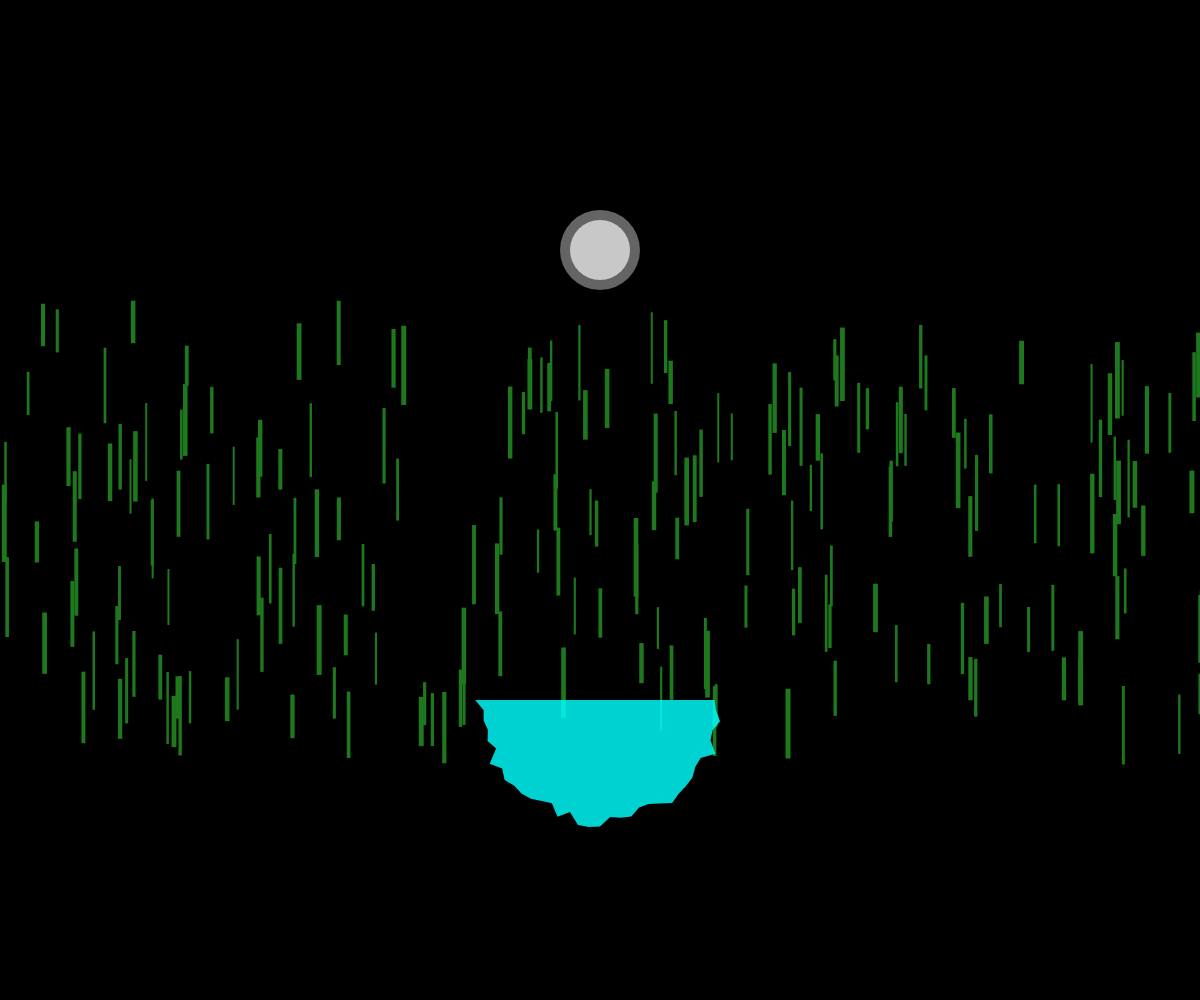
Frame 1 (no input)
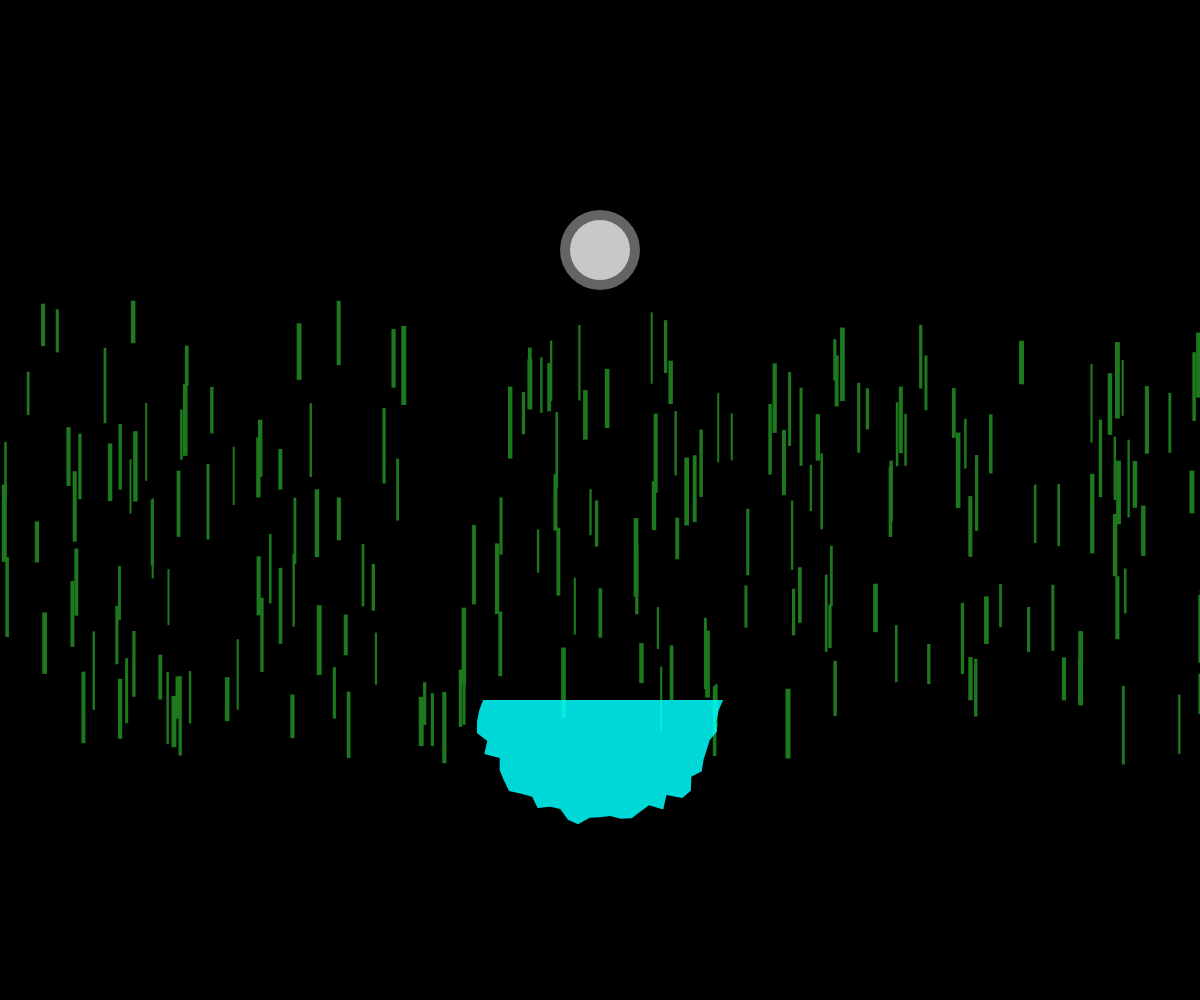
Frame 60 (no input)
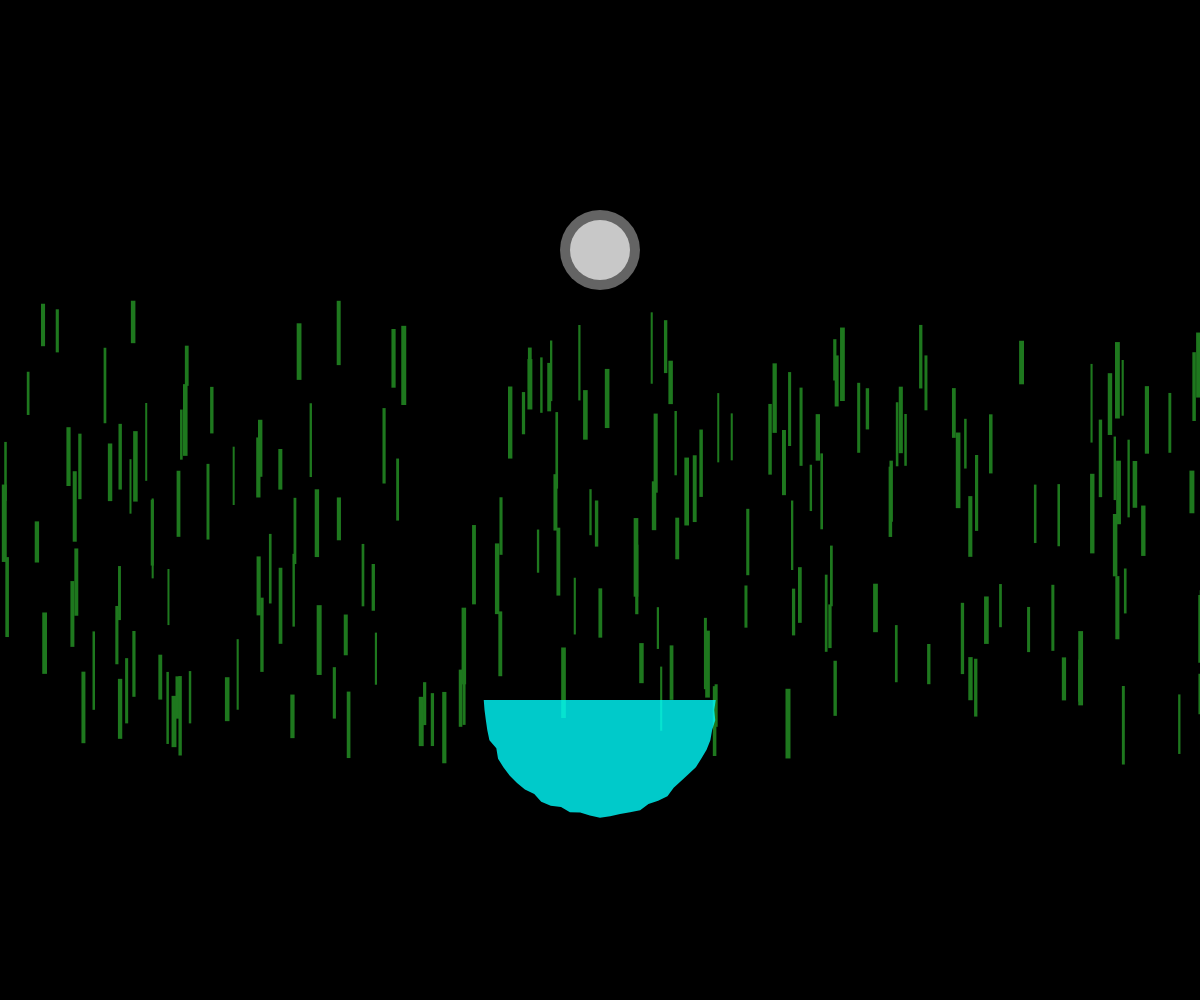
Frame 120 (the mouse pressed at the canvas centre since frame 60)

The p5.js sketch that drew these frames (run headless with seeded random() and noise() and a simulated clock; from frame 60 on, the mouse is pressed at the canvas centre):

// p5.js sketch
// ── sketch.js
let cornStalks = [];
let lightPulse = 0;
let pulseSpeed = 0.05;

function setup() {
  createCanvas(windowWidth, windowHeight);
  // Create corn stalks
  for (let i = 0; i < 200; i++) {
    cornStalks.push({
      x: random(width),
      y: random(height * 0.3, height * 0.7),
      h: random(40, 80),
      w: random(2, 5)
    });
  }
}

function draw() {
  background(0);
  
  // Update pulse
  lightPulse += pulseSpeed;
  
  // Draw corn field
  drawCornField();
  
  // Draw glowing disc
  drawDisc();
  
  // Draw pulsating light
  drawLight();
}

function drawCornField() {
  noStroke();
  fill(30, 120, 30);
  for (let stalk of cornStalks) {
    rect(stalk.x, stalk.y, stalk.w, stalk.h);
  }
}

function drawDisc() {
  // Draw the glowing disc
  push();
  translate(width/2, height/4);
  
  // Disc glow
  noStroke();
  fill(255, 255, 255, 100);
  ellipse(0, 0, 80, 80);
  
  // Disc body
  fill(200, 200, 200);
  ellipse(0, 0, 60, 60);
  
  pop();
}

function drawLight() {
  // Draw semicircular light pattern that pulses and flickers
  const centerX = width/2;
  const centerY = height * 0.7;
  const maxRadius = 150;
  const baseRadius = maxRadius * (0.8 + sin(lightPulse) * 0.1);
  
  // Create a pulsating flicker effect
  const flickerIntensity = 0.3 + sin(lightPulse * 2) * 0.2 + sin(lightPulse * 7) * 0.1;
  
  // Draw semicircle with varying intensity and radius
  noStroke();
  beginShape();
  for (let i = 0; i <= 180; i += 5) {
    const angle = radians(i);
    const radius = baseRadius + random(-20, 20) * flickerIntensity;
    const x = centerX + cos(angle) * radius;
    const y = centerY + sin(angle) * radius;
    
    // Vary the color intensity
    const intensity = 200 + random(55) * flickerIntensity;
    fill(0, 255, 255, intensity);
    vertex(x, y);
  }
  endShape(CLOSE);
}
